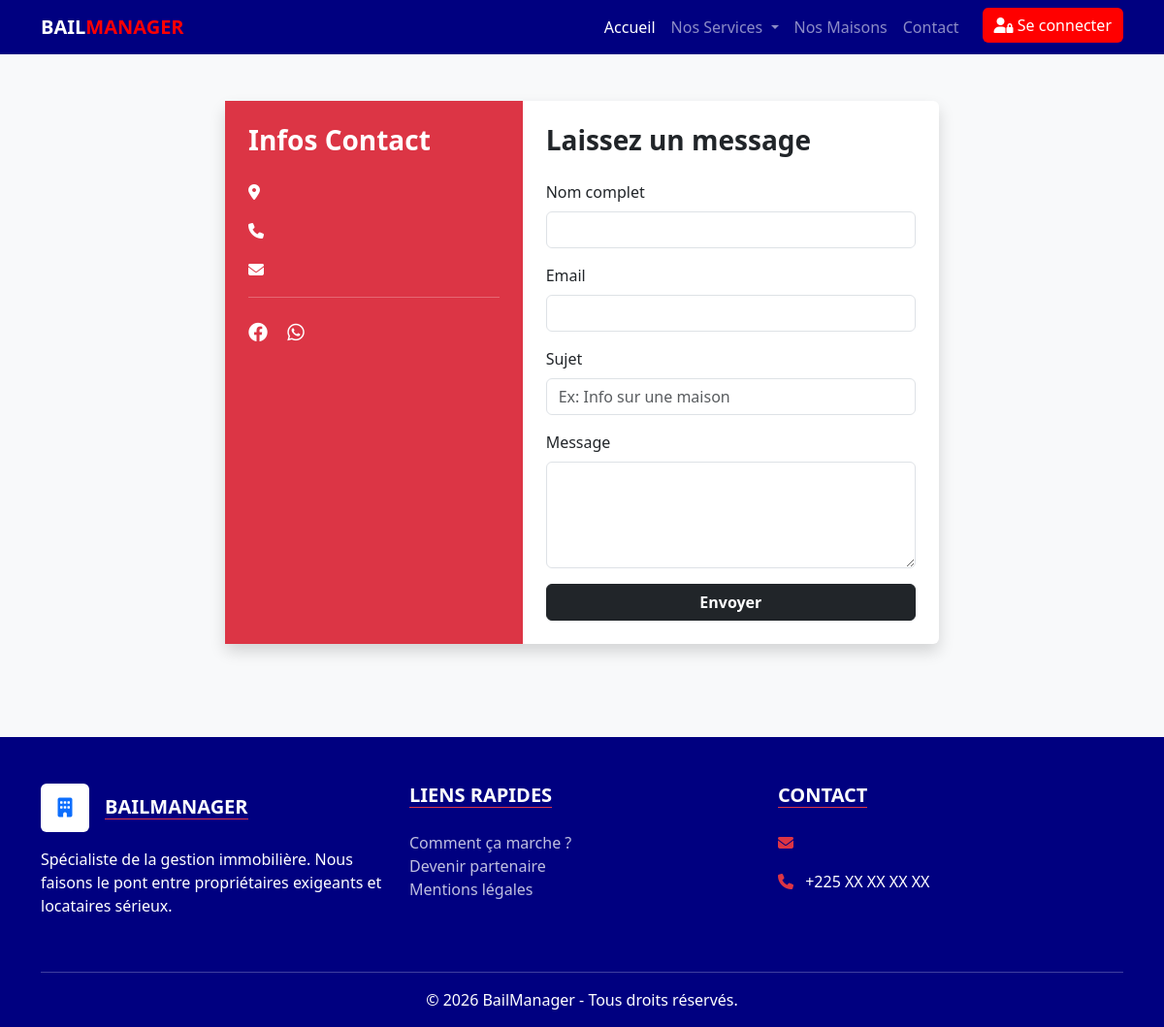
The page /pages/contact.php on the database its author committed.
### tables this page shows
CREATE TABLE `settings` (
  `id` int NOT NULL AUTO_INCREMENT,
  `nom_entreprise` varchar(255) DEFAULT NULL,
  `contact_email` varchar(255) DEFAULT NULL,
  `contact_telephone` varchar(150) DEFAULT NULL,
  `activites` text,
  `cc_numero` varchar(50) DEFAULT NULL,
  `regime_imposition` varchar(100) DEFAULT NULL,
  `rccm_numero` varchar(100) DEFAULT NULL,
  `compte_bancaire` varchar(150) DEFAULT NULL,
  `iban` varchar(100) DEFAULT NULL,
  `swift` varchar(30) DEFAULT NULL,
  `site_web` varchar(150) DEFAULT NULL,
  `taux_commission` decimal(5,2) DEFAULT '10.00',
  `rappels_actifs` tinyint(1) NOT NULL DEFAULT '1',
  `adresse_siege` text,
  `updated_at` timestamp NULL DEFAULT CURRENT_TIMESTAMP ON UPDATE CURRENT_TIMESTAMP,
  `logo_url` varchar(255) DEFAULT NULL,
  PRIMARY KEY (`id`)
);

### pages/contact.php (the view, shortened to what this page needs)
<?php
    require_once('../config/db.php');
    $query_settings = $pdo->query("SELECT * FROM settings LIMIT 1");
    $entreprise = $query_settings->fetch();
?>
<!DOCTYPE html>
<html lang="fr">
<head>
    <link href="../css/bootstrap.min.css" rel="stylesheet">
    <link rel="stylesheet" href="../css/fontawesome/all.min.css">
</head>
<body class="bg-light">
<nav class="navbar navbar-expand-lg navbar-dark bg-marine sticky-top">
    <div class="container">
        <a class="navbar-brand fw-bold" href="#">BAIL<span class="text-rouge">MANAGER</span></a>
        <div class="collapse navbar-collapse" id="navbarNav">
            <ul class="navbar-nav ms-auto">
                <li class="nav-item"><a class="nav-link active" href="../index.php">Accueil</a></li>
                <li class="nav-item dropdown">
                    <a class="nav-link dropdown-toggle" href="#" id="dropdownServices" role="button" data-bs-toggle="dropdown">
                        Nos Services
                    </a>
                </li>
                <li class="nav-item"><a class="nav-link" href="nos_maisons.php">Nos Maisons</a></li>
                <li class="nav-item"><a class="nav-link" href="contact.php">Contact</a></li>
                <li class="nav-item ms-lg-3">
                    <a class="btn btn-rouge" href="login.php"><i class="fa fa-user-lock"></i> Se connecter</a>
                </li>
            </ul>
        </div>
    </div>
</nav>
<div class="container py-5">
    <div class="row justify-content-center">
        <div class="col-md-8">
            <div class="card shadow border-0">
                <div class="row g-0">
                    <div class="col-md-5 bg-danger text-white p-4">
                        <h3 class="fw-bold mb-4">Infos Contact</h3>
                        <p>
                            <i class="fa fa-map-marker-alt me-2"></i>
                        </p>
                        <p>
                            <i class="fa fa-phone me-2"></i>
                        </p>
                        <p>
                            <i class="fa fa-envelope me-2"></i>
                        </p>
                        <hr>
                        <div class="mt-4">
                            <a href="#" class="text-white me-3"><i class="fab fa-facebook fa-lg"></i></a>
                            <a href="https://wa.me/<?= htmlspecialchars(str_replace(' ', '', $entreprise['contact_telephone'])) ?>" class="text-white">
                                <i class="fab fa-whatsapp fa-lg"></i>
                            </a>
                        </div>
                    </div>
                    <div class="col-md-7 p-4">
                        <h3 class="text-dark fw-bold mb-4">Laissez un message</h3>
                        <form action="../php/send_message.php" method="POST">
                            <div class="mb-3">
                                <label class="form-label">Nom complet</label>
                                <input type="text" name="nom" class="form-control" required>
                            </div>
                            <div class="mb-3">
                                <label class="form-label">Email</label>
                                <input type="email" name="email" class="form-control" required>
                            </div>
                            <div class="mb-3">
                                <label class="form-label">Sujet</label>
                                <input type="text" name="sujet" class="form-control" placeholder="Ex: Info sur une maison">
                            </div>
                            <div class="mb-3">
                                <label class="form-label">Message</label>
                                <textarea name="message" class="form-control" rows="4" required></textarea>
                            </div>
                            <button type="submit" class="btn btn-dark w-100 fw-bold">Envoyer</button>
                        </form>
                    </div>
                </div>
            </div>
        </div>
    </div>
</div>
<footer class="bg-marine text-white pt-5 pb-3 mt-5" style="background-color: #000080;">
    <div class="container text-center text-md-start">
        <div class="row">
            <div class="col-md-4 mb-4">
                <div class="d-flex align-items-center mb-3">
                   <?php if(!empty($entreprise['logo_url']) && file_exists("../uploads/" . $entreprise['logo_url'])): ?>
                        <img src="../uploads/<?= htmlspecialchars($entreprise['logo_url']) ?>"
                            alt="Logo"
                            class="me-3 rounded bg-white p-1"
                            style="height: 50px; width: 50px; object-fit: contain;">
                    <?php else: ?>
                        <div class="bg-white text-primary rounded d-flex align-items-center justify-content-center me-3"
                            style="width: 50px; height: 50px;">
                            <i class="fa fa-building fa-lg"></i>
                        </div>
                    <?php endif; ?>
                    <h5 class="text-uppercase fw-bold border-bottom border-danger d-inline-block mb-0">
                        <?= htmlspecialchars($entreprise['nom_entreprise']) ?>
                    </h5>
                </div>
                <p>Spécialiste de la gestion immobilière. Nous faisons le pont entre propriétaires exigeants et locataires sérieux.</p>
            </div>
            <div class="col-md-4 mb-4">
                <h5 class="text-uppercase fw-bold border-bottom border-danger d-inline-block">Liens Rapides</h5>
                <ul class="list-unstyled mt-3">
                    <li><a href="#" class="text-white text-decoration-none opacity-75">Comment ça marche ?</a></li>
                    <li><a href="#" class="text-white text-decoration-none opacity-75">Devenir partenaire</a></li>
                    <li><a href="#" class="text-white text-decoration-none opacity-75">Mentions légales</a></li>
                </ul>
            </div>
            <div class="col-md-4 mb-4">
                <h5 class="text-uppercase fw-bold border-bottom border-danger d-inline-block">Contact</h5>
                <p class="mt-3">
                    <i class="fa fa-envelope me-2 text-danger"></i>
                </p>
                <p>
                    <i class="fa fa-phone me-2 text-danger"></i>
                    <?= htmlspecialchars($entreprise['contact_telephone'] ?: '+225 XX XX XX XX') ?>
                </p>
            </div>
        </div>
        <hr class="bg-white">
        <div class="text-center">
            <p class="mb-0">&copy; <?= date('Y') ?> <?= htmlspecialchars($entreprise['nom_entreprise']) ?> - Tous droits réservés.</p>
        </div>
    </div>
</footer>
</body>
</html>

### pages/contact.php (style rules this page uses)
:root { --marine: #000080; --rouge: #FF0000; }
.bg-marine { background-color: var(--marine) !important; }
.text-rouge { color: var(--rouge) !important; }
.btn-rouge { background-color: var(--rouge); color: white; border: none; }

### rows shown on the page
settings: nom_entreprise "BAILMANAGER", contact_telephone "+225 XX XX XX XX", nom_entreprise "BailManager"
